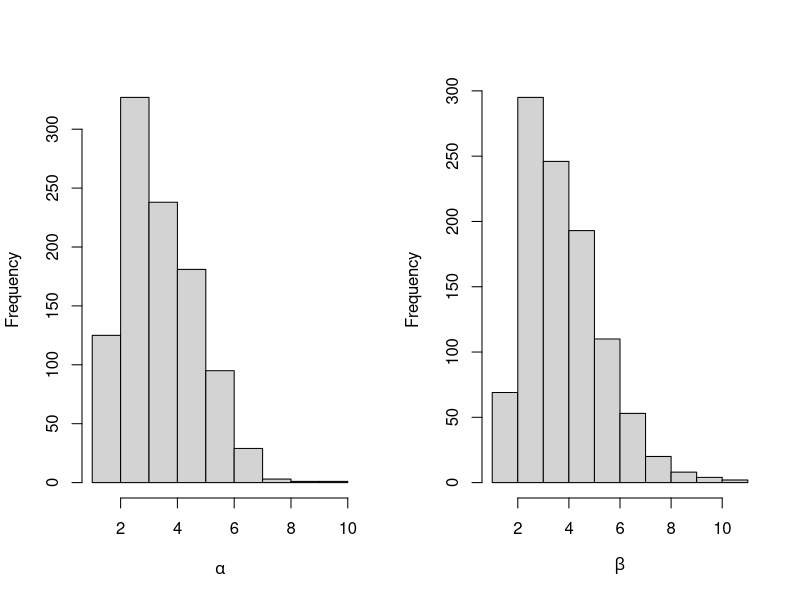
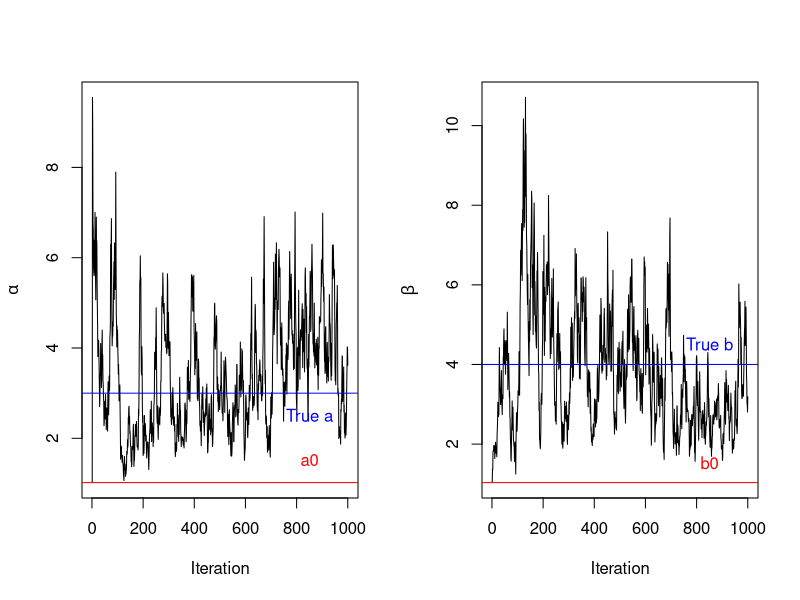
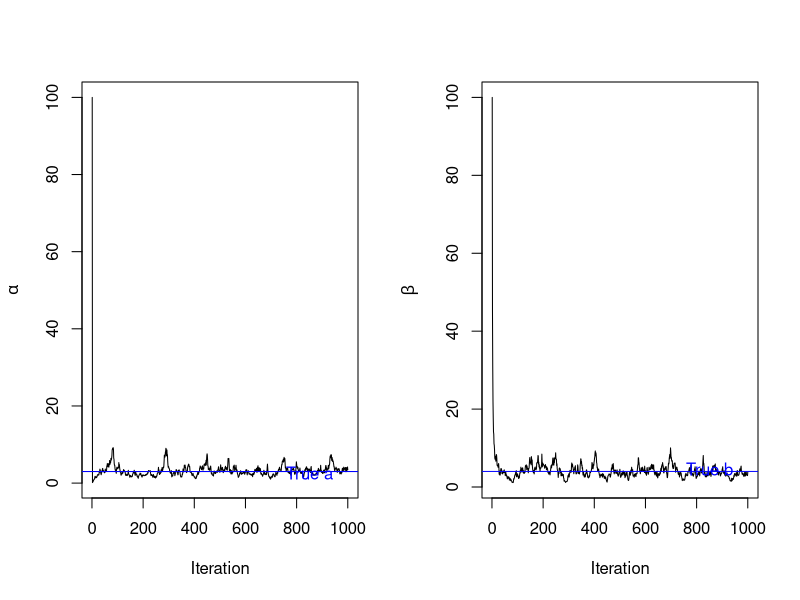
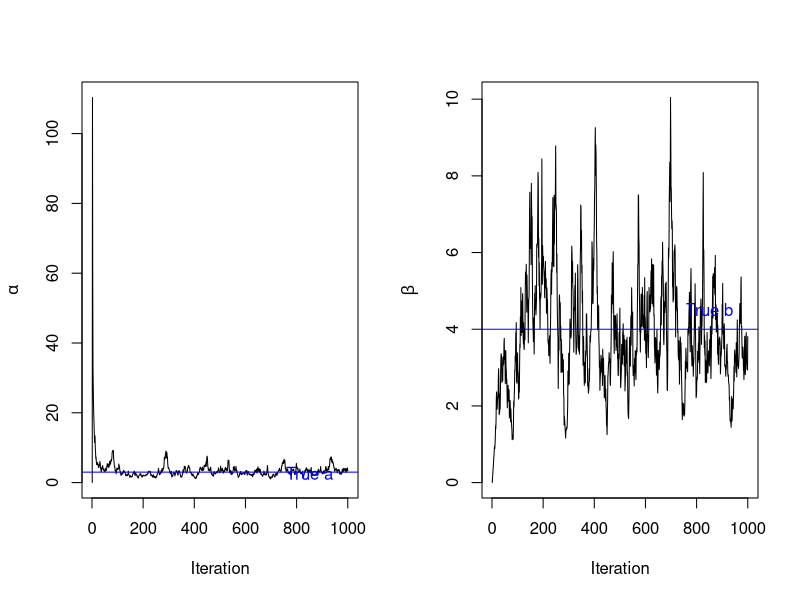
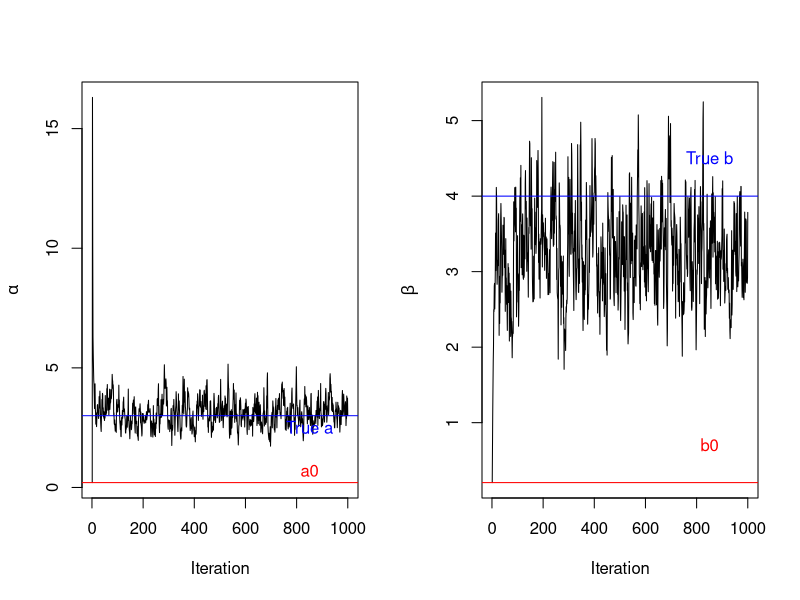

Source code (R) for these figures, in order:
## ---- chunk 1
knitr::opts_chunk$set(echo = TRUE)
## ---- chunk 2
set.seed(1)
# true data distribution
N <- 100  # 100 Xi observations
truea <- 3
trueb <- 4
X <- rexp(n = N, truea*trueb) #create 100 observations where X~exp(ab)

Xsum = sum(X) # for later use

# set up priors (mean)
a0 <- mean(rgamma(1000, shape = 1, rate = 1))
b0 <- mean(rgamma(1000, shape = 1, rate = 1))
## ---- chunk 3
set.seed(1)
# store posterior samples of a and b
alphas <- c()
betas <- c()

# input a0, b0
# we are choosing the starting points to be the mean of our prior distribution
alphas[1] <- a0
betas[1] <- b0

# choose how many iterations of Gibbs sampling to run
j <- 1000
## ---- chunk 4
set.seed(1)
# run for j (1000) iterations

for(i in 2:j){
# update a and b
a <- rgamma(n = 1, shape = N+1, rate = betas[i-1]*Xsum + 1)
alphas[i] <- a

b <- rgamma(n = 1, shape = N+1, rate = alphas[i]*Xsum + 1)
betas[i] <- b
}
## ---- chunk 5
set.seed(1)
# Histogram of samples
par(mfrow=c(1,2))
hist(alphas, xlab = expression(alpha), main = '')
hist(betas, xlab = expression(beta), main = '')
## ---- chunk 6
set.seed(1)
iterations <- 1:j
par(mfrow=c(1,2))
plot(alphas ~ iterations, xlab = 'Iteration', ylab = expression(alpha), type = 'l')
abline(h = a0, col = "red")
text(x=850, y= a0 + 0.5, 'a0', col = "red")
abline(h = truea, col = "blue")
text(x=850, y=truea-0.5, 'True a', col = "blue")
plot(betas ~ iterations, xlab = 'Iteration', ylab = expression(beta), type = 'l')
abline(h = b0, col = "red")
text(x=850, y=b0 + 0.5, 'b0', col = "red")
abline(h = trueb, col = "blue")
text(x=850, y=trueb+0.5, 'True b', col = "blue")
## ---- chunk 7
set.seed(1)
# true data distribution
N <- 100  # 100 Xi observations
truea <- 3
trueb <- 4
X <- rexp(n = N, truea*trueb) #create 100 observations where X~exp(ab)

Xsum = sum(X) # for later use

# set up priors (mean)
a0 <- mean(rgamma(1000, shape = 1, rate = 1))
b0 <- mean(rgamma(1000, shape = 1, rate = 1))

alphas <- c()
betas <- c()

# input a0, b0
# we are choosing the starting points to be the mean of our prior distribution
alphas[1] <- 100
betas[1] <- 100

# choose how many iterations of Gibbs sampling to run
j <- 1000

# run for j (1000) iterations

for(i in 2:j){
# update a and b
a <- rgamma(n = 1, shape = N+1, rate = betas[i-1]*Xsum + 1)
alphas[i] <- a

b <- rgamma(n = 1, shape = N+1, rate = alphas[i]*Xsum + 1)
betas[i] <- b
}
iterations <- 1:j
par(mfrow=c(1,2))
plot(alphas ~ iterations, xlab = 'Iteration', ylab = expression(alpha), type = 'l')
abline(h = truea, col = "blue")
text(x=850, y=truea-0.5, 'True a', col = "blue")
plot(betas ~ iterations, xlab = 'Iteration', ylab = expression(beta), type = 'l')
abline(h = trueb, col = "blue")
text(x=850, y=trueb+0.5, 'True b', col = "blue")
## ---- chunk 8
# the mean and median of posterior samples
c(mean(alphas[20:1000]),median(alphas[20:1000]))
c(mean(betas[20:1000]),median(betas[20:1000]))
## ---- chunk 9
set.seed(1)
# true data distribution
N <- 100  # 100 Xi observations
truea <- 3
trueb <- 4
X <- rexp(n = N, truea*trueb) #create 100 observations where X~exp(ab)

Xsum = sum(X) # for later use

# set up priors (mean)
a0 <- mean(rgamma(1000, shape = 1, rate = 1))
b0 <- mean(rgamma(1000, shape = 1, rate = 1))

alphas <- c()
betas <- c()

# input a0, b0
# we are choosing the starting points to be the mean of our prior distribution
alphas[1] <- 0.0001
betas[1] <- 0.0001

# choose how many iterations of Gibbs sampling to run
j <- 1000

# run for j (1000) iterations

for(i in 2:j){
# update a and b
a <- rgamma(n = 1, shape = N+1, rate = betas[i-1]*Xsum + 1)
alphas[i] <- a

b <- rgamma(n = 1, shape = N+1, rate = alphas[i]*Xsum + 1)
betas[i] <- b
}
iterations <- 1:j
par(mfrow=c(1,2))
plot(alphas ~ iterations, xlab = 'Iteration', ylab = expression(alpha), type = 'l')
abline(h = truea, col = "blue")
text(x=850, y=truea-0.5, 'True a', col = "blue")
plot(betas ~ iterations, xlab = 'Iteration', ylab = expression(beta), type = 'l')
abline(h = trueb, col = "blue")
text(x=850, y=trueb+0.5, 'True b', col = "blue")
## ---- chunk 10
# the mean and median of posterior samples
c(mean(alphas[100:1000]),median(alphas[100:1000]))
c(mean(betas[100:1000]),median(betas[100:1000]))
## ---- chunk 11
set.seed(1)
# true data distribution
N <- 100  # 100 Xi observations
truea <- 3
trueb <- 4
X <- rexp(n = N, truea*trueb) #create 100 observations where X~exp(ab)

Xsum = sum(X) # for later use

# set up priors (mean)
a0 <- mean(rgamma(1000, shape = 1, rate = 5))
b0 <- mean(rgamma(1000, shape = 1, rate = 5))

alphas <- c()
betas <- c()

# input a0, b0
# we are choosing the starting points to be the mean of our prior distribution
alphas[1] <- a0
betas[1] <- b0

# choose how many iterations of Gibbs sampling to run
j <- 1000

# run for j (1000) iterations

for(i in 2:j){
# update a and b
a <- rgamma(n = 1, shape = N+1, rate = betas[i-1]*Xsum + 5)
alphas[i] <- a

b <- rgamma(n = 1, shape = N+1, rate = alphas[i]*Xsum + 5)
betas[i] <- b
}
iterations <- 1:j
par(mfrow=c(1,2))
plot(alphas ~ iterations, xlab = 'Iteration', ylab = expression(alpha), type = 'l')
abline(h = a0, col = "red")
text(x=850, y= a0 + 0.5, 'a0', col = "red")
abline(h = truea, col = "blue")
text(x=850, y=truea-0.5, 'True a', col = "blue")
plot(betas ~ iterations, xlab = 'Iteration', ylab = expression(beta), type = 'l')
abline(h = b0, col = "red")
text(x=850, y=b0 + 0.5, 'b0', col = "red")
abline(h = trueb, col = "blue")
text(x=850, y=trueb+0.5, 'True b', col = "blue")
